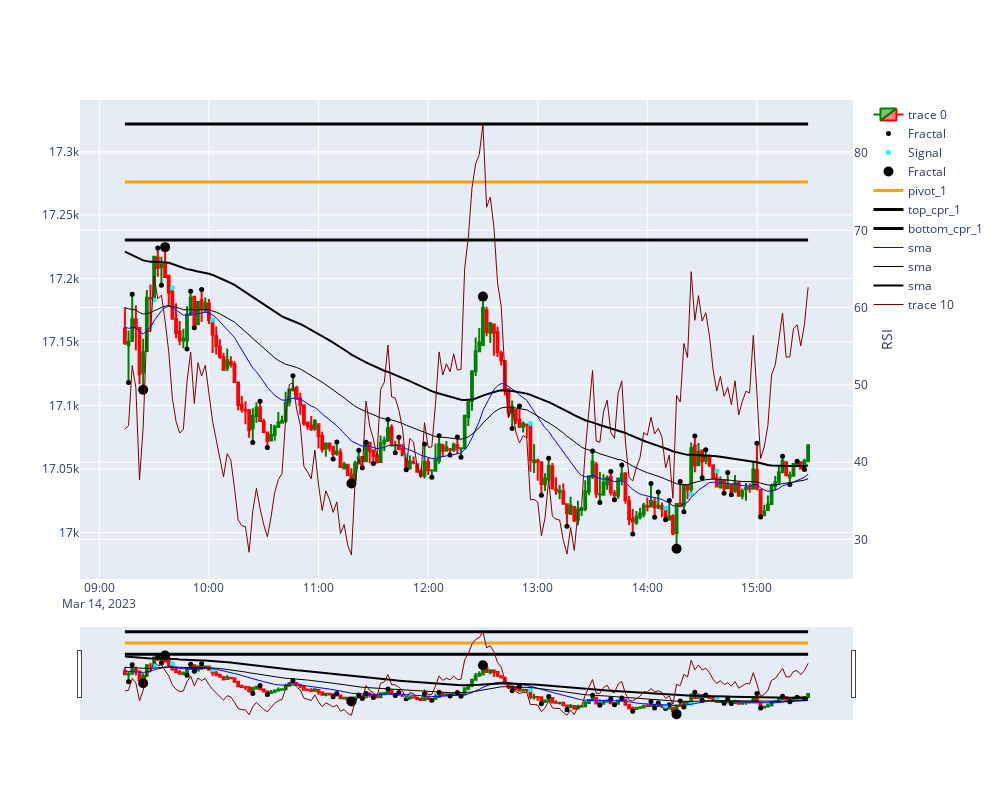

The cell this chart's notebook holds for it:
### Code cell
vizdf = sample1.copy()
    vizdf.set_index('datetime', inplace = True)
    vizdf = vizdf['2023-03-14':'2023-03-14']
    def pointpos(x):
        if x['signal']==1:
            return x['low_n']-1e-3
        elif x['signal']==2:
            return x['high_n']+1e-3
        else:
            return np.nan

    vizdf['finalsignalvalues'] = vizdf.apply(lambda row: pointpos(row), axis=1)
    fig = go.Figure(data=[
                    go.Candlestick(x=vizdf.index,
                       open=vizdf['open_n'],
                       high=vizdf['high_n'],
                       low=vizdf['low_n'],
                       close=vizdf['close_n'],
                       increasing_line_color='green',  # Color for bullish (up) candlesticks
                       decreasing_line_color='Red')])
    fig.add_scatter(x=vizdf.index, y=vizdf['pointpos'], mode="markers",
                    marker=dict(size=5, color="Black"),
                    name="Fractal")
    fig.add_scatter(x=vizdf.index, y=vizdf['finalsignalvalues'], mode="markers",
                    marker=dict(size=5, color="cyan"),
                    name="Signal")
    fig.add_scatter(x=vizdf.index, y=vizdf['supdempos'], mode="markers",
                    marker=dict(size=10, color="Black"),
                    name="Fractal")
    
    #vizdf_exploded = vizdf.explode('demand')
    
    #fig.add_scatter(x=vizdf_exploded.index, y=vizdf_exploded['demand'], mode="markers",
                # marker=dict(size=3, color="green"), name="List Elements")
    
    #vizdf_exploded2 = vizdf.explode('supply')
    
    #fig.add_scatter(x=vizdf_exploded2.index, y=vizdf_exploded2['supply'], mode="markers",
                # marker=dict(size=3, color="red"), name="List Elements")
    
    #fig.add_scatter(x=vizdf.index, y=vizdf.pp, line=dict(color='grey', width=3), name="pp")
    #fig.add_scatter(x=vizdf.index, y=vizdf.ps1, line=dict(color='light green', width=1), name="ps1")
    #fig.add_scatter(x=vizdf.index, y=vizdf.ps2, line=dict(color='green', width=1), name="ps2")
    #fig.add_scatter(x=vizdf.index, y=vizdf.ps3, line=dict(color='dark green', width=1), name="ps3")
    
    #fig.add_scatter(x=vizdf.index, y=vizdf.pr1, line=dict(color='pink', width=1), name="pr1")
    #fig.add_scatter(x=vizdf.index, y=vizdf.pr2, line=dict(color='red', width=1), name="pr2")
    #fig.add_scatter(x=vizdf.index, y=vizdf.pr3, line=dict(color='brown', width=1), name="pr3")

    #fig.add_scatter(x=vizdf.index, y=vizdf.day_open_1, line=dict(color='blue', width=1), name="day_open_1")
    #fig.add_scatter(x=vizdf.index, y=vizdf.day_high_1, line=dict(color='red', width=3), name="day_high_1")
    #fig.add_scatter(x=vizdf.index, y=vizdf.day_low_1, line=dict(color='green', width=3), name="day_low_1")
    
    #fig.add_scatter(x=vizdf.index, y=vizdf.vah_1, line=dict(color='black', width=3), name="day_high_1")
    #fig.add_scatter(x=vizdf.index, y=vizdf.val_1, line=dict(color='black', width=3), name="day_low_1")
    #fig.add_scatter(x=vizdf.index, y=vizdf.day_close_1, line=dict(color='blue', width=1), name="day_close_1")

    fig.add_scatter(x=vizdf.index, y=vizdf.pivot_, line=dict(color='orange', width=3), name="pivot_1")
    fig.add_scatter(x=vizdf.index, y=vizdf.top_cpr, line=dict(color='black', width=3), name="top_cpr_1")
    fig.add_scatter(x=vizdf.index, y=vizdf.bottom_cpr, line=dict(color='black', width=3), name="bottom_cpr_1")

    fig.add_scatter(x=vizdf.index, y=vizdf.sma, line=dict(color='blue', width=1), name="sma")
    fig.add_scatter(x=vizdf.index, y=vizdf.sma_50, line=dict(color='black', width=1), name="sma")
    #fig.add_scatter(x=vizdf.index, y=vizdf.sma_200, line=dict(color='black', width=2), name="sma")
    fig.add_scatter(x=vizdf.index, y=vizdf.sma_100, line=dict(color='black', width=2), name="sma")
    #fig.add_scatter(x=vizdf.index, y=vizdf.sma_5_high, line=dict(color='green', width=1), name="sma_10")
    #fig.add_scatter(x=vizdf.index, y=vizdf.sma_5_low, line=dict(color='light green', width=1), name="sma_10")

    #fig.add_scatter(x=vizdf.index, y=vizdf.sma_10, line=dict(color='yellow', width=1), name="sma_10")
    
    # #fig.add_scatter(x=vizdf.index, y=vizdf.h5_, line=dict(color='black', width=1), name="h5")
    # fig.add_scatter(x=vizdf.index, y=vizdf.h4_, line=dict(color='brown', width=1), name="h4"),
    # fig.add_scatter(x=vizdf.index, y=vizdf.h3_, line=dict(color='red', width=1), name="h3")
    # #fig.add_scatter(x=vizdf.index, y=vizdf.h2_, line=dict(color='red', width=1), name="h2")
    # fig.add_scatter(x=vizdf.index, y=vizdf.h1_, line=dict(color='orange', width=1), name="h1")
    # fig.add_scatter(x=vizdf.index, y=vizdf.s1_, line=dict(color='light green', width=1), name="s1"),
    # #fig.add_scatter(x=vizdf.index, y=vizdf.s2_, line=dict(color='green', width=1), name="s2"),
    # fig.add_scatter(x=vizdf.index, y=vizdf.s3_, line=dict(color='green', width=1), name="s3")
    # fig.add_scatter(x=vizdf.index, y=vizdf.s4_, line=dict(color='brown', width=1), name="s4"),
    # #fig.add_scatter(x=vizdf.index, y=vizdf.s5_, line=dict(color='black', width=1), name="s5")
    
   # fig.update_layout(yaxis2=dict(title='std', overlaying='y', side='right'))  
    #fig.add_scatter(x=vizdf.index, y=vizdf['atr'], mode="lines", line=dict(width=1, color='purple'), yaxis='y2')
    #fig.add_scatter(x=vizdf.index, y=vizdf['standard_dev_of_close'], mode="lines", line=dict(width=2, color='black'), yaxis='y2')
    #fig.add_scatter(x=vizdf.index, y=vizdf['standard_dev_of_high'], mode="lines", line=dict(width=1, color='red'), yaxis='y2')
    #fig.add_scatter(x=vizdf.index, y=vizdf['standard_dev_of_low'], mode="lines", line=dict(width=1, color='green'), yaxis='y2')
    #fig.add_scatter(x=vizdf.index, y=vizdf['atr'], mode="lines", line=dict(width=1, color='purple'), yaxis='y2')
    
    #fig.add_scatter(x=vizdf.index, y=vizdf.standard_dev_of_crd, line=dict(color='red', width=2), yaxis='y2')

    # Create the secondary y-axis for RSI
    fig.update_layout(yaxis2=dict(title='RSI', overlaying='y', side='right'))
    fig.add_scatter(x=vizdf.index, y=vizdf['rsi'], mode="lines", line=dict(width=1, color='maroon'), yaxis='y2')
    #fig.add_scatter(x=vizdf.index, y=vizdf['rsi_day'], mode="lines", line=dict(width=1, color='maroon'), yaxis='y2')
    #fig.add_scatter(x=vizdf.index, y=vizdf['smaslope_50'], mode="lines", line=dict(width=1, color='red'), yaxis='y2')
    #fig.add_scatter(x=vizdf.index, y=vizdf['smaslope_20'], mode="lines", line=dict(width=1, color='orange'), yaxis='y2')

    
    #fig.add_scatter(x=vizdf.index, y=vizdf['BBU_14_2.0'], line=dict(color='black', width=1), name="BBU"),
    #fig.add_scatter(x=vizdf.index, y=vizdf['BBM_14_2.0'], line=dict(color='yellow', width=1), name="BBM"),
    #fig.add_scatter(x=vizdf.index, y=vizdf['BBL_14_2.0'], line=dict(color='black', width=1), name="BBL")
    fig.update_layout(width=1000, height=800)
    fig.show()

### Figure 1 — Plotly figure (JSON) as saved in the notebook; plotly's stock layout.template omitted (floating-point values rounded to 4 significant figures; data arrays with more than 128 entries replaced by an {"elided": "..."} marker saying what was removed)
{"data": [{"close": {"elided": "188 float values"}, "decreasing": {"line": {"color": "Red"}}, "high": {"elided": "188 float values"}, "increasing": {"line": {"color": "green"}}, "low": {"elided": "188 float values"}, "open": {"elided": "188 float values"}, "type": "candlestick", "x": {"elided": "188 str values"}}, {"marker": {"color": "Black", "size": 5}, "mode": "markers", "name": "Fractal", "type": "scatter", "x": {"elided": "188 str values"}, "y": {"elided": "188 float values"}}, {"marker": {"color": "cyan", "size": 5}, "mode": "markers", "name": "Signal", "type": "scatter", "x": {"elided": "188 str values"}, "y": {"elided": "188 float values"}}, {"marker": {"color": "Black", "size": 10}, "mode": "markers", "name": "Fractal", "type": "scatter", "x": {"elided": "188 str values"}, "y": {"elided": "188 float values"}}, {"line": {"color": "orange", "width": 3}, "name": "pivot_1", "type": "scatter", "x": {"elided": "188 str values"}, "y": {"elided": "188 float values"}}, {"line": {"color": "black", "width": 3}, "name": "top_cpr_1", "type": "scatter", "x": {"elided": "188 str values"}, "y": {"elided": "188 float values"}}, {"line": {"color": "black", "width": 3}, "name": "bottom_cpr_1", "type": "scatter", "x": {"elided": "188 str values"}, "y": {"elided": "188 float values"}}, {"line": {"color": "blue", "width": 1}, "name": "sma", "type": "scatter", "x": {"elided": "188 str values"}, "y": {"elided": "188 float values"}}, {"line": {"color": "black", "width": 1}, "name": "sma", "type": "scatter", "x": {"elided": "188 str values"}, "y": {"elided": "188 float values"}}, {"line": {"color": "black", "width": 2}, "name": "sma", "type": "scatter", "x": {"elided": "188 str values"}, "y": {"elided": "188 float values"}}, {"line": {"color": "maroon", "width": 1}, "mode": "lines", "type": "scatter", "x": {"elided": "188 str values"}, "y": {"elided": "188 float values"}, "yaxis": "y2"}], "layout": {"height": 800, "width": 1000, "yaxis2": {"overlaying": "y", "side": "right", "title": {"text": "RSI"}}}}
